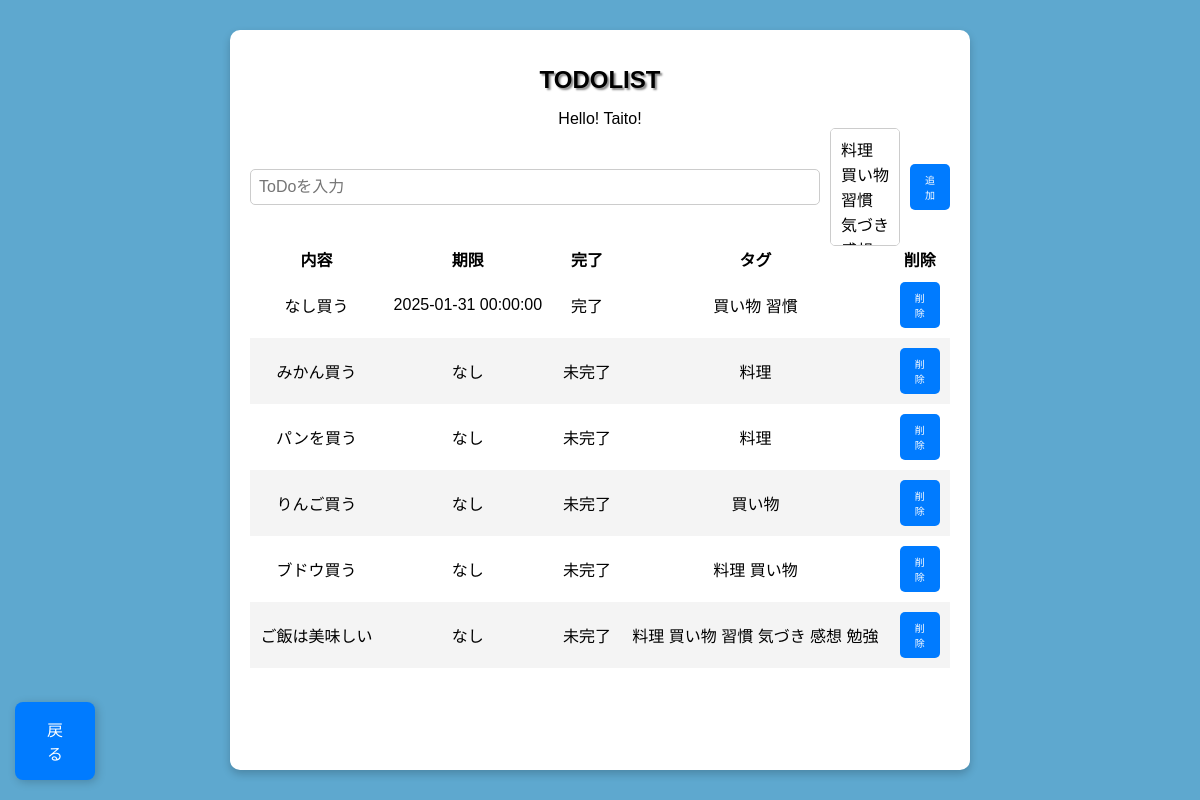
Screenshot of /todo with the database file from the repository.
### app/database/table/models.py (models this page shows)
class Todo(Base):
    __tablename__ = 'todo'
    __table_args__ = {
        'comment': 'todoの内容を管理するテーブル'
    }
    id   = Column('todo_id', Integer, primary_key=True, autoincrement=True)
    box  = Column('box', String(200), nullable=False)
    date = Column('date', DateTime, nullable=True)  # 現在時刻をデフォルトに設定
    completed = Column('completed', Boolean, default=False)
    settings = relationship("Set", back_populates="todo", cascade="all, delete-orphan")

class Tag(Base):
    __tablename__ = 'tag'
    __table_args__ = {
        'comment': 'tagの内容を管理するテーブル'
    }
    id   = Column('tag_id', Integer, primary_key=True, autoincrement=True)
    desc = Column('description', String(200), nullable=False)
    settings = relationship("Set", back_populates="tag", cascade="all, delete-orphan")

### app/main.py (the view)
@app.get("/todo")
async def read_todolist(request: Request):
    tag_list = db.query(Tag).all()
    todo_list = db.query(Todo).all()
    todo_list_with_tags = []
    for todo in todo_list:
        set_tags = (
            db.query(Tag.desc)
            .join(Set, Set.tag_id == Tag.id)
            .filter(Set.todo_id == todo.id)
            .all()
        )
        tag_descs = [set_tag.desc for set_tag in set_tags]
        todo_list_with_tags.append({
            "todo": todo,
            "set_tag_descs": tag_descs
        })
    db.close()
    return templates.TemplateResponse("todolist.html", {
        "request": request,
        "name": "Taito!",
        "todo_list": todo_list_with_tags,
        "tag_list": tag_list,
    })

### app/templates/todolist.html (shortened to what this page needs)
{%- extends "layout.html" %}
{%- block content %}
    <form id="todo-form" class="todo-form" method="POST" action="/todo">
        <input type="text" id="todo-input" class="todo-input" placeholder="ToDoを入力" name="box" required>
        <select id="tag-select" class="tag-select" name="tag" multiple>
            {% for tag in tag_list %}
                <option value="{{ tag.id }}">{{ tag.desc }}</option>
            {% endfor %}
        </select>
        <button type="submit" class="add-button">追加</button>
    </form>
    <table style="border-collapse: separate; border-spacing: 0;">
        <thead>
            <tr>
                <th>内容</th>
                <th>期限</th>
                <th>完了</th>
                <th>タグ</th>
                <th>削除</th>
            </tr>
        </thead>
        <tbody id="todo-list">
            {% for item in todo_list %}
            <tr>
                <td>
                    <a href="/todo/{{ item.todo.id }}" style="color: black; text-decoration: none;">
                        {{ item.todo.box }}
                    </a>
                </td>
                <td>{{ item.todo.date if item.todo.date else 'なし' }}</td>
                <td>{{ '完了' if item.todo.completed else '未完了' }}</td>
                <td>
                    {% if item.set_tag_descs %}
                        {% for tag_desc in item.set_tag_descs %}
                            <span>{{ tag_desc }}</span>
                        {% endfor %}
                    {% else %}
                        なし
                    {% endif %}
                </td>
                <td>
                    <button onclick="deleteTodo('{{ item.todo.id }}')" class="add-button">
                        削除
                    </button>
                </td>
            </tr>
            {% endfor %}
        </tbody>
    </table>
    <button type="button" class="back-button" onclick="history.back()">
        戻る
    </button>
{%- endblock %}

### app/templates/layout.html (shortened to what this page needs)
<!DOCTYPE html>
<html lang="ja">
<head>
    <link rel="stylesheet" href="/app/static/css/styles.css">
</head>
<body>
    <div class="background">
        <h1>TODOLIST</h1>
        <div style="display: flex; flex-direction: column; min-height: 80vh">
            <div class="container">
                Hello! {{ name }}
            </div>
        {%- block content %}{% endblock %}
        </div>
    </div>
</body>
</html>

### app/static/css/styles.css (style rules this page uses)
body { font-family: Arial, sans-serif; background-color: #5ea8cf; display: flex; justify-content: center; align-items: center; height: 100vh; margin: 0; }
.background { background: white; padding: 20px; border-radius: 10px; box-shadow: 0 4px 8px rgba(0, 0, 0, 0.2); text-align: center; width: 700px; }
h1 { font-size: 24px; font-weight: bold; text-shadow: 2px 2px 2px #888; }
input { flex: 1; padding: 10px; border: 2px solid #ccc; border-radius: 5px; font-size: 16px; }
button { background-color: #3498db; color: white; border: none; padding: 10px; cursor: pointer; border-radius: 5px; font-size: 20px; width: 40px; }
.back-button { position: fixed; bottom: 20px; left: 15px; width: 40px; background-color: #007bff; color: white; border: none; padding: 15px 40px; border-radius: 8px; font-size: 16px; cursor: pointer; box-shadow: 2px 2px 10px rgba(0, 0, 0, 0.2); transition: background-color 0.3s ease; display: flex; align-items: center; justify-content: center; }
.todo-form { display: flex; align-items: center; gap: 10px; }
.todo-input, .tag-select { padding: 8px; font-size: 16px; border: 1px solid #ccc; border-radius: 5px; }
.add-button { padding: 8px 15px; font-size: 10px; background-color: #007bff; color: white; border: none; border-radius: 5px; cursor: pointer; transition: background-color 0.3s ease; }
table { width: 100%; border-spacing: 0; }
#todo-list tr:nth-child(even) { background-color: #f4f4f4; }
#todo-list tr:nth-child(odd) { background-color: #ffffff; }
#todo-list tr { border-bottom: 1px solid #ccc; }
#todo-list tr:last-child { border-bottom: none; }
td { padding: 10px; }

### rows the page displays
Todo: todo.box "なし買う", todo "2025-01-31 00:00:00", completed "完了"
Tag: {{ tag.id }} 3 (drawn), description "買い物"
Tag: {{ tag.id }} 4 (drawn), description "習慣"
Todo: todo.box "みかん買う", todo "なし", completed "未完了"
Tag: {{ tag.id }} 2 (drawn), description "料理"
Todo: todo.box "パンを買う", todo "なし", completed "未完了"
Todo: todo.box "りんご買う", todo "なし", completed "未完了"
Todo: todo.box "ブドウ買う", todo "なし", completed "未完了"
Todo: todo.box "ご飯は美味しい", todo "なし", completed "未完了"
Tag: {{ tag.id }} 5 (drawn), description "気づき"
Tag: {{ tag.id }} 6 (drawn), description "感想"
Tag: description "勉強"

### other values shown
{{ name }} "Taito!"
